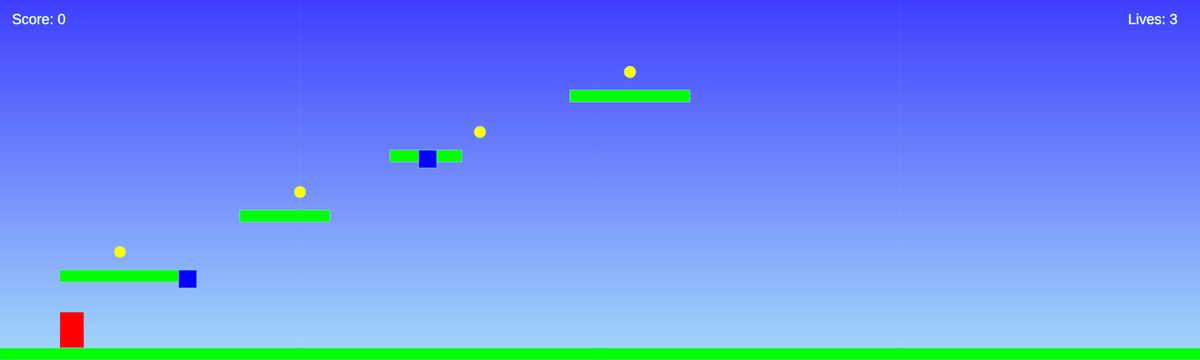
Frame 1 (no input)
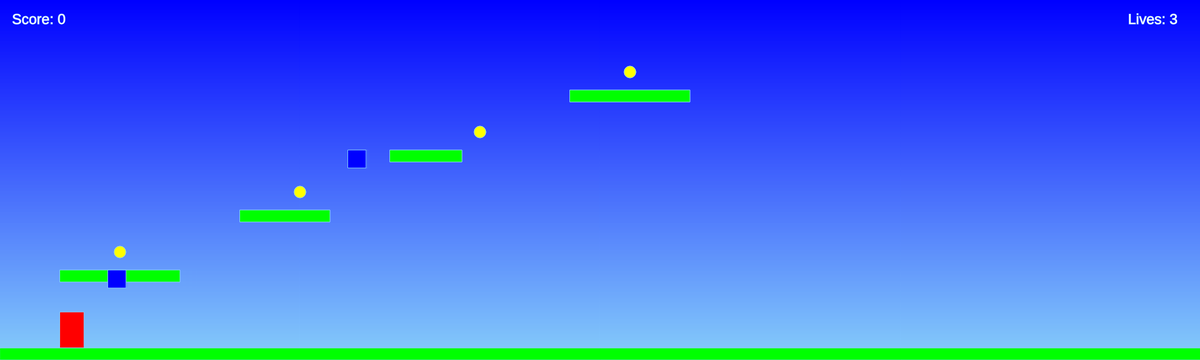
Frame 60 (no input)
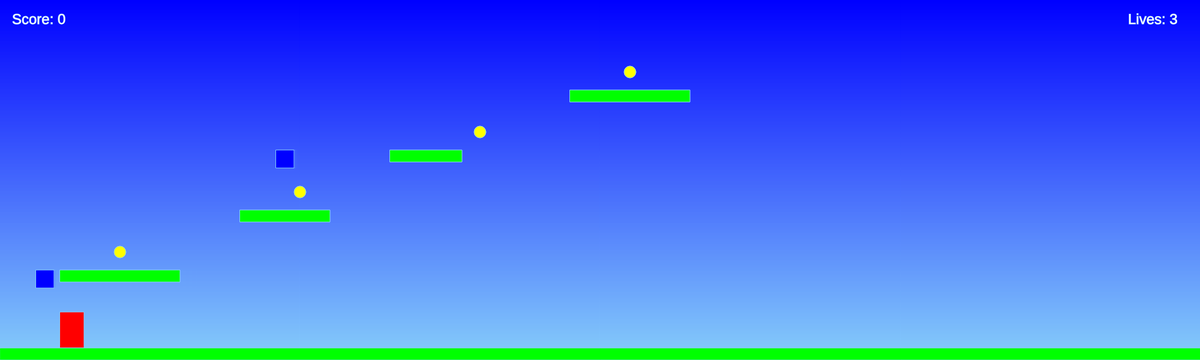
Frame 120 (the mouse pressed at the canvas centre since frame 60)

The p5.js sketch that drew these frames (run headless with seeded random() and noise() and a simulated clock; from frame 60 on, the mouse is pressed at the canvas centre):

// p5.js sketch
// ── sketch.js
let player;
let platforms = [];
let enemies = [];
let coins = [];
let fireballs = [];
let cameraX = 0;
let levelWidth = 20000;
let score = 0;
let lives = 3;
let gameIsOver = false;
let gameIsWon = false;

function setup() {
  createCanvas(2000, 600);

  // Create player
  player = new Player(100, height - 80);

  // Create platforms
  platforms.push(new Platform(0, height - 20, levelWidth, 20));
  platforms.push(new Platform(100, height - 150, 200, 20));
  platforms.push(new Platform(400, height - 250, 150, 20));
  platforms.push(new Platform(650, height - 350, 120, 20));
  platforms.push(new Platform(950, height - 450, 200, 20));

  // Create enemies
  enemies.push(new Enemy(300, height - 150));
  enemies.push(new Enemy(700, height - 350));

  // Create coins
  coins.push(new Coin(200, height - 180));
  coins.push(new Coin(500, height - 280));
  coins.push(new Coin(800, height - 380));
  coins.push(new Coin(1050, height - 480));
}

function draw() {
  // Create an animated gradient background
  setGradientBackground();

  // Set camera position to follow the player
  cameraX = player.position.x - width / 2;

  // Update and display player
  if (!gameIsOver && !gameIsWon) {
    player.update();
  }
  player.display();

  // Update and display platforms
  for (let platform of platforms) {
    platform.display();
  }

  // Update and display enemies
  for (let enemy of enemies) {
    enemy.update();
    enemy.display();

    // Check for collision with the player
    if (player.hits(enemy)) {
      player.reset();
      lives--;
      if (lives === 0) {
        gameIsOver = true;
      }
      break;
    }
  }

  // Update and display coins
  for (let coin of coins) {
    if (!coin.isCollected && player.collects(coin)) {
      coin.isCollected = true;
      score++;
      if (score === coins.length) {
        gameIsWon = true;
      }
    }
    coin.display();
  }

  // Update and display fireballs
  for (let fireball of fireballs) {
    fireball.update();
    fireball.display();

    // Check for collision with enemies
    for (let enemy of enemies) {
      if (fireball.hits(enemy)) {
        enemy.reset();
        fireball.remove();
        break;
      }
    }
  }

  // Remove fireballs that are out of screen
  fireballs = fireballs.filter((fireball) => !fireball.isOffScreen());

  // Check for collision with platforms
  player.checkCollision(platforms);

  // Display score and lives
  fill(255);
  textSize(24);
  text(`Score: ${score}`, 20, 40);
  text(`Lives: ${lives}`, width - 120, 40);

  // Move the camera horizontally to follow the player
  translate(-cameraX, 0);

  // Game over screen
  if (gameIsOver) {
    displayGameOver();
  }

  // Game won screen
  if (gameIsWon) {
    displayGameWon();
  }
}

function keyPressed() {
  if (keyCode === UP_ARROW || keyCode === 32) {
    player.jump();
  }
  if (keyCode === RIGHT_ARROW) {
    player.move(1);
  }
  if (keyCode === LEFT_ARROW) {
    player.move(-1);
  }
  if (keyCode === 70) { // 'F' key for fireball attack
    player.attack();
  }
}

function keyReleased() {
  if (keyCode === RIGHT_ARROW || keyCode === LEFT_ARROW) {
    player.stop();
  }
}

function keyTyped() {
  if (key === "r" || key === "R") {
    if (gameIsOver || gameIsWon) {
      resetGame();
    }
  }
}

function setGradientBackground() {
  let c1 = color(0, 0, 255);
  let c2 = color(135, 206, 250);
  for (let y = 0; y < height; y++) {
    let inter = map(y, 0, height, 0, 1);
    let c = lerpColor(c1, c2, inter);
    stroke(c);
    line(0, y, width, y);
  }
}

function displayGameOver() {
  fill(255, 0, 0);
  textSize(40);
  textAlign(CENTER, CENTER);
  text("Game Over", width / 2, height / 2);
  textSize(20);
  text("Press R to retry", width / 2, height / 2 + 50);
}

function displayGameWon() {
  fill(255, 255, 0);
  textSize(40);
  textAlign(CENTER, CENTER);
  text("Congratulations!", width / 2, height / 2);
  textSize(20);
  text("You win!", width / 2, height / 2 + 50);
  text("Press R to play again", width / 2, height / 2 + 100);
}

function resetGame() {
  player.reset();
  score = 0;
  lives = 3;
  gameIsOver = false;
  gameIsWon = false;
}

class Player {
  constructor(x, y) {
    this.position = createVector(x, y);
    this.velocity = createVector(0, 0);
    this.acceleration = createVector(0, 0);
    this.size = createVector(40, 60);
    this.jumpForce = 14;
    this.moveSpeed = 7;
    this.isOnGround = false;
  }

  update() {
    this.applyGravity();
    this.moveHorizontally();
    this.updatePosition();
  }

  applyGravity() {
    this.acceleration.y = 0.7;
  }

  moveHorizontally() {
    this.velocity.x += this.acceleration.x;
    this.velocity.x = constrain(this.velocity.x, -this.moveSpeed, this.moveSpeed);
    this.position.x += this.velocity.x;
    this.acceleration.x = 0;
  }

  jump() {
    if (this.isOnGround) {
      this.velocity.y -= this.jumpForce;
      this.isOnGround = false;
    }
  }

  checkCollision(platforms) {
    for (let platform of platforms) {
      if (this.position.y + this.size.y >= platform.position.y) {
        if (
          this.position.x + this.size.x >= platform.position.x &&
          this.position.x <= platform.position.x + platform.size.x
        ) {
          this.position.y = platform.position.y - this.size.y;
          this.velocity.y = 0;
          this.isOnGround = true;
          return;
        }
      }
    }
    this.isOnGround = false;
  }

  updatePosition() {
    this.position.y += this.velocity.y;
    this.velocity.y += this.acceleration.y;
    this.position.y = constrain(this.position.y, 0, height - this.size.y);
  }

  move(direction) {
    this.acceleration.x = direction * 5.5;
  }

  stop() {
    this.acceleration.x = 0;
    this.velocity.x = 0;
  }

  reset() {
    this.position.set(100, height - 80);
    this.velocity.set(0, 0);
  }

  attack() {
    if (fireballs.length < 3) {
      fireballs.push(new Fireball(this.position.x, this.position.y));
    }
  }

  display() {
    fill(255, 0, 0);
    rect(this.position.x, this.position.y, this.size.x, this.size.y);
  }

  hits(enemy) {
    let distance = dist(this.position.x, this.position.y, enemy.position.x, enemy.position.y);
    return distance < this.size.x / 2 + enemy.size / 2;
  }

  collects(coin) {
    let distance = dist(this.position.x, this.position.y, coin.position.x, coin.position.y);
    return distance < this.size.x / 2 + coin.size / 2;
  }
}

class Platform {
  constructor(x, y, width, height) {
    this.position = createVector(x, y);
    this.size = createVector(width, height);
  }

  display() {
    fill(0, 255, 0);
    rect(this.position.x, this.position.y, this.size.x, this.size.y);
  }
}

class Enemy {
  constructor(x, y) {
    this.position = createVector(x, y);
    this.velocity = createVector(-2, 0);
    this.size = 30;
  }

  update() {
    this.position.add(this.velocity);
    if (this.position.x < 0 || this.position.x + this.size > levelWidth) {
      this.velocity.x *= -1;
    }
  }

  display() {
    fill(0, 0, 255);
    rect(this.position.x, this.position.y, this.size, this.size);
  }

  reset() {
    this.position.set(1000, height - 150);
    this.velocity.set(-2, 0);
  }
}

class Coin {
  constructor(x, y) {
    this.position = createVector(x, y);
    this.size = 20;
    this.isCollected = false;
  }

  display() {
    if (!this.isCollected) {
      fill(255, 255, 0);
      ellipse(this.position.x, this.position.y, this.size, this.size);
    }
  }
}

class Fireball {
  constructor(x, y) {
    this.position = createVector(x, y);
    this.velocity = createVector(8, 0);
    this.size = 20;
  }

  update() {
    this.position.add(this.velocity);
  }

  display() {
    fill(255, 165, 0);
    ellipse(this.position.x, this.position.y, this.size, this.size);
  }

  hits(enemy) {
    let distance = dist(this.position.x, this.position.y, enemy.position.x, enemy.position.y);
    return distance < this.size / 2 + enemy.size / 2;
  }

  isOffScreen() {
    return this.position.x > cameraX + width || this.position.x < cameraX;
  }

  remove() {
    fireballs = fireballs.filter((fireball) => fireball !== this);
  }
}

// initialize and start the p5.js sketch
new p5();
